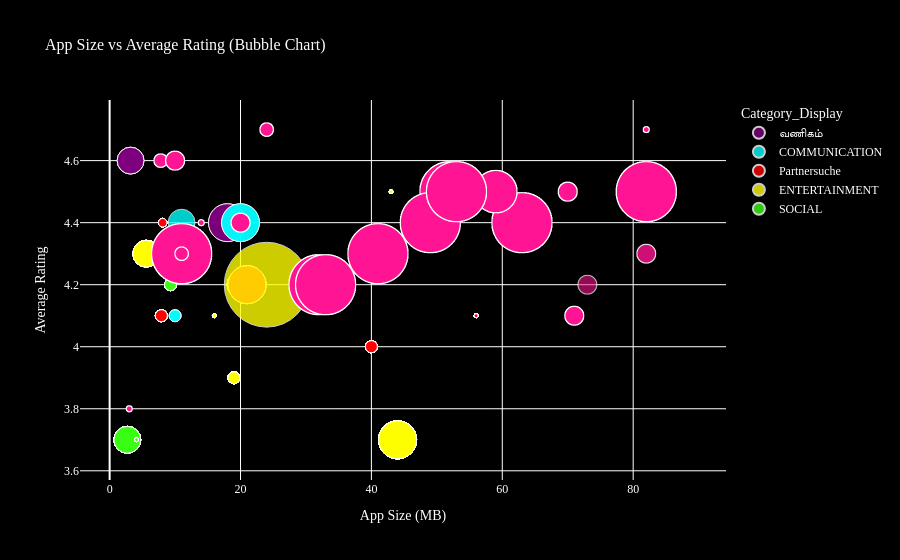

This figure's notebook cell:
### Code cell
#TASK 5
# =====================================================
# TASK 5 – FULL FINAL CODE WITH TRANSLATED LABELS ONLY
# =====================================================

import pandas as pd
import numpy as np
import plotly.express as px
import pytz
from datetime import datetime
from textblob import TextBlob

# ---------------------------
# LOAD DATASETS
# ---------------------------
apps_df = pd.read_csv("dataset.csv")
reviews_df = pd.read_csv("user Reviews.csv")

# ---------------------------
# DATA CLEANING
# ---------------------------
apps_df = apps_df.dropna(subset=['Rating'])
for col in apps_df.columns:
    apps_df[col] = apps_df[col].fillna(apps_df[col].mode()[0])
apps_df = apps_df[apps_df['Rating'] <= 5]
reviews_df = reviews_df.dropna(subset=['Translated_Review'])

apps_df['Installs'] = (
    apps_df['Installs'].str.replace(',', '', regex=False)
                     .str.replace('+', '', regex=False)
                     .astype(int)
)
apps_df['Reviews'] = apps_df['Reviews'].astype(int)

# ---------------------------
# CONVERT APP SIZE TO MB
# ---------------------------
def convert_size(size):
    if isinstance(size, str):
        if 'M' in size:
            return float(size.replace('M',''))
        elif 'K' in size:
            return float(size.replace('K',''))/1024
    return np.nan
apps_df['Size_MB'] = apps_df['Size'].apply(convert_size)

# ---------------------------
# SENTIMENT SUBJECTIVITY
# ---------------------------
reviews_df['Subjectivity'] = reviews_df['Translated_Review'].apply(
    lambda x: TextBlob(str(x)).sentiment.subjectivity
)

# ---------------------------
# MERGE DATA
# ---------------------------
merged_df = pd.merge(apps_df, reviews_df, on='App', how='inner')

# ---------------------------
# CATEGORY FILTER
# ---------------------------
merged_df['Category_Upper'] = merged_df['Category'].str.upper().str.strip()
allowed_categories = [
    'GAME','BEAUTY','BUSINESS','COMICS','COMMUNICATION',
    'DATING','ENTERTAINMENT','SOCIAL','EVENTS'
]

filtered_df = merged_df[
    (merged_df['Rating'] > 3.5) &
    (merged_df['Category_Upper'].isin(allowed_categories)) &
    (merged_df['Reviews'] > 500) &
    (merged_df['Installs'] > 50000) &
    (merged_df['Subjectivity'] > 0.5)
]

filtered_df = filtered_df[~filtered_df['App'].str.contains('S', case=False)]
filtered_df = filtered_df.dropna(subset=['Size_MB'])

# ---------------------------
# TRANSLATED LABELS ONLY FOR SPECIFIC CATEGORIES
# ---------------------------
category_translation = {
    'BEAUTY': 'सौंदर्य',       # Hindi
    'BUSINESS': 'வணிகம்',      # Tamil
    'DATING': 'Partnersuche'   # German
}

# Apply translation only to those categories
filtered_df['Category_Display'] = filtered_df['Category_Upper'].apply(
    lambda x: category_translation[x] if x in category_translation else x
)

# ---------------------------
# TIME CONDITION (16–18 IST)
# ---------------------------
IST = pytz.timezone('Asia/Kolkata')
current_time = datetime.now(IST)

if 5 <= current_time.hour < 13 and not filtered_df.empty:
    print(current_time.hour)
    print(filtered_df.shape)

    # ---------------------------
    # COLOR MAP WITH NEON COLORS
    # ---------------------------
    color_map = {
        'GAME': 'rgba(255,20,147,1)',          # Neon Pink
        'ENTERTAINMENT': 'yellow',
        'COMMUNICATION': 'cyan',
        'Partnersuche': 'red',                  # Dating
        'வணிகம்': 'purple',                     # Business
        'SOCIAL': 'rgba(57,255,20,1)',         # Neon Lime Green
        'सौंदर्य': 'lightgray',                # Beauty
        'COMICS': 'orange',
        'EVENTS': 'magenta'
    }

    # Separate categories for glow
    game_df = filtered_df[filtered_df['Category_Display']=='GAME']
    beauty_df = filtered_df[filtered_df['Category_Display']=='सौंदर्य']
    other_df = filtered_df[
        ~filtered_df['Category_Display'].isin(['GAME','सौंदर्य'])
    ]

    # ---------------------------
    # MAIN SCATTER (OTHER + BEAUTY)
    # ---------------------------
    main_df = pd.concat([other_df, beauty_df])
    fig = px.scatter(
        main_df,
        x='Size_MB',
        y='Rating',
        size='Installs',
        color='Category_Display',
        hover_name='App',
        size_max=60,
        color_discrete_map=color_map,
        title='App Size vs Average Rating (Bubble Chart)',
        opacity=0.8
    )

    # ---------------------------
    # GAME NEON PINK WITH GLOW
    # ---------------------------
    if not game_df.empty:
        fig_game = px.scatter(
            game_df,
            x='Size_MB',
            y='Rating',
            size='Installs',
            hover_name='App',
            size_max=60
        )
        for trace in fig_game.data:
            trace.marker.color = 'rgba(255,20,147,0.8)'  # neon pink
            trace.marker.line.width = 1
            trace.marker.line.color = 'white'
            fig.add_trace(trace)

    # ---------------------------
    # BEAUTY GLOW
    # ---------------------------
    for trace in fig.data:
        if trace.name == 'सौंदर्य':
            trace.marker.line.width = 1
            trace.marker.line.color = 'white'

    # ---------------------------
    # LAYOUT WITH TIMES NEW ROMAN FONT
    # ---------------------------
    fig.update_layout(
        plot_bgcolor='black',
        paper_bgcolor='black',
        font=dict(family="Times New Roman", color="white"),
        title_font=dict(family="Times New Roman", size=16),
        xaxis_title='App Size (MB)',
        yaxis_title='Average Rating'
    )

    task5_fig=fig
    task5_fig.show()

else:
    print("Bubble chart not shown (outside time window or no data after filters).")

### Figure 1 — Plotly figure (JSON) as saved in the notebook; plotly's stock layout.template omitted (floating-point values rounded to 4 significant figures; data arrays with more than 128 entries replaced by an {"elided": "..."} marker saying what was removed)
{"data": [{"hovertemplate": "<b>%{hovertext}</b><br><br>Category_Display=வணிகம்<br>Size_MB=%{x}<br>Rating=%{y}<br>Installs=%{marker.size}<extra></extra>", "hovertext": ["Google Primer", "Google Primer", "Call Blocker", "Call Blocker", "Call Blocker"], "legendgroup": "வணிகம்", "marker": {"color": "purple", "opacity": 0.8, "size": [10000000, 10000000, 5000000, 5000000, 5000000], "sizemode": "area", "sizeref": 13890.0, "symbol": "circle"}, "mode": "markers", "name": "வணிகம்", "orientation": "v", "showlegend": true, "type": "scatter", "x": [18.0, 18.0, 3.2, 3.2, 3.2], "xaxis": "x", "y": [4.4, 4.4, 4.6, 4.6, 4.6], "yaxis": "y"}, {"hovertemplate": "<b>%{hovertext}</b><br><br>Category_Display=COMMUNICATION<br>Size_MB=%{x}<br>Rating=%{y}<br>Installs=%{marker.size}<extra></extra>", "hovertext": ["Call Blocker", "Call Blocker", "Call Blocker", "CallApp: Caller ID, Blocker & Phone Call Recorder", "Call Control - Call Blocker", "CallApp: Caller ID, Blocker & Phone Call Recorder"], "legendgroup": "COMMUNICATION", "marker": {"color": "cyan", "opacity": 0.8, "size": [1000000, 1000000, 1000000, 10000000, 5000000, 10000000], "sizemode": "area", "sizeref": 13890.0, "symbol": "circle"}, "mode": "markers", "name": "COMMUNICATION", "orientation": "v", "showlegend": true, "type": "scatter", "x": [10.0, 10.0, 10.0, 20.0, 11.0, 20.0], "xaxis": "x", "y": [4.1, 4.1, 4.1, 4.4, 4.4, 4.4], "yaxis": "y"}, {"hovertemplate": "<b>%{hovertext}</b><br><br>Category_Display=Partnersuche<br>Size_MB=%{x}<br>Rating=%{y}<br>Installs=%{marker.size}<extra></extra>", "hovertext": {"elided": "429 str values"}, "legendgroup": "Partnersuche", "marker": {"color": "red", "opacity": 0.8, "size": {"elided": "429 int values"}, "sizemode": "area", "sizeref": 13890.0, "symbol": "circle"}, "mode": "markers", "name": "Partnersuche", "orientation": "v", "showlegend": true, "type": "scatter", "x": {"elided": "429 float values"}, "xaxis": "x", "y": {"elided": "429 float values"}, "yaxis": "y"}, {"hovertemplate": "<b>%{hovertext}</b><br><br>Category_Display=ENTERTAINMENT<br>Size_MB=%{x}<br>Rating=%{y}<br>Installs=%{marker.size}<extra></extra>", "hovertext": {"elided": "179 str values"}, "legendgroup": "ENTERTAINMENT", "marker": {"color": "yellow", "opacity": 0.8, "size": {"elided": "179 int values"}, "sizemode": "area", "sizeref": 13890.0, "symbol": "circle"}, "mode": "markers", "name": "ENTERTAINMENT", "orientation": "v", "showlegend": true, "type": "scatter", "x": {"elided": "179 float values"}, "xaxis": "x", "y": {"elided": "179 float values"}, "yaxis": "y"}, {"hovertemplate": "<b>%{hovertext}</b><br><br>Category_Display=SOCIAL<br>Size_MB=%{x}<br>Rating=%{y}<br>Installs=%{marker.size}<extra></extra>", "hovertext": ["Blogger", "Blogger", "Blogger", "Blogger", "Blogger", "Blogger", "Blogger", "Blogger", "Blogger", "Blogger", "Blogger", "Blogger", "Blogger", "Blogger", "Blogger", "Blogger", "Blogger", "Blogger", "Blogger", "Blogger", "Blogger", "Blogger", "Blogger", "Blogaway for Android (Blogger)", "Blogaway for Android (Blogger)", "Blogaway for Android (Blogger)", "Blogaway for Android (Blogger)", "Blogaway for Android (Blogger)", "Blogaway for Android (Blogger)", "Blogaway for Android (Blogger)", "Blogaway for Android (Blogger)", "Blogaway for Android (Blogger)", "Blogaway for Android (Blogger)", "Blogaway for Android (Blogger)", "Blogaway for Android (Blogger)", "Blogaway for Android (Blogger)", "Blogaway for Android (Blogger)", "Banjo", "Banjo", "Banjo", "Banjo", "Banjo", "Banjo", "Banjo", "Banjo", "Banjo", "Banjo", "Banjo", "Banjo", "Banjo", "Banjo", "Banjo", "Banjo"], "legendgroup": "SOCIAL", "marker": {"color": "rgba(57,255,20,1)", "opacity": 0.8, "size": [5000000, 5000000, 5000000, 5000000, 5000000, 5000000, 5000000, 5000000, 5000000, 5000000, 5000000, 5000000, 5000000, 5000000, 5000000, 5000000, 5000000, 5000000, 5000000, 5000000, 5000000, 5000000, 5000000, 100000, 100000, 100000, 100000, 100000, 100000, 100000, 100000, 100000, 100000, 100000, 100000, 100000, 100000, 1000000, 1000000, 1000000, 1000000, 1000000, 1000000, 1000000, 1000000, 1000000, 1000000, 1000000, 1000000, 1000000, 1000000, 1000000, 1000000], "sizemode": "area", "sizeref": 13890.0, "symbol": "circle"}, "mode": "markers", "name": "SOCIAL", "orientation": "v", "showlegend": true, "type": "scatter", "x": [2.7, 2.7, 2.7, 2.7, 2.7, 2.7, 2.7, 2.7, 2.7, 2.7, 2.7, 2.7, 2.7, 2.7, 2.7, 2.7, 2.7, 2.7, 2.7, 2.7, 2.7, 2.7, 2.7, 4.1, 4.1, 4.1, 4.1, 4.1, 4.1, 4.1, 4.1, 4.1, 4.1, 4.1, 4.1, 4.1, 4.1, 9.3, 9.3, 9.3, 9.3, 9.3, 9.3, 9.3, 9.3, 9.3, 9.3, 9.3, 9.3, 9.3, 9.3, 9.3, 9.3], "xaxis": "x", "y": [3.7, 3.7, 3.7, 3.7, 3.7, 3.7, 3.7, 3.7, 3.7, 3.7, 3.7, 3.7, 3.7, 3.7, 3.7, 3.7, 3.7, 3.7, 3.7, 3.7, 3.7, 3.7, 3.7, 3.7, 3.7, 3.7, 3.7, 3.7, 3.7, 3.7, 3.7, 3.7, 3.7, 3.7, 3.7, 3.7, 3.7, 4.2, 4.2, 4.2, 4.2, 4.2, 4.2, 4.2, 4.2, 4.2, 4.2, 4.2, 4.2, 4.2, 4.2, 4.2, 4.2], "yaxis": "y"}, {"hovertemplate": "<b>%{hovertext}</b><br><br>Size_MB=%{x}<br>Rating=%{y}<br>Installs=%{marker.size}<extra></extra>", "hovertext": {"elided": "3320 str values"}, "legendgroup": "", "marker": {"color": "rgba(255,20,147,0.8)", "line": {"color": "white", "width": 1}, "size": {"elided": "3320 int values"}, "sizemode": "area", "sizeref": 27780.0, "symbol": "circle"}, "mode": "markers", "name": "", "showlegend": false, "type": "scattergl", "x": {"elided": "3320 float values"}, "xaxis": "x", "y": {"elided": "3320 float values"}, "yaxis": "y"}], "layout": {"font": {"color": "white", "family": "Times New Roman"}, "legend": {"itemsizing": "constant", "title": {"text": "Category_Display"}, "tracegroupgap": 0}, "paper_bgcolor": "black", "plot_bgcolor": "black", "title": {"font": {"family": "Times New Roman", "size": 16}, "text": "App Size vs Average Rating (Bubble Chart)"}, "xaxis": {"anchor": "y", "domain": [0, 1], "title": {"text": "App Size (MB)"}}, "yaxis": {"anchor": "x", "domain": [0, 1], "title": {"text": "Average Rating"}}}}
